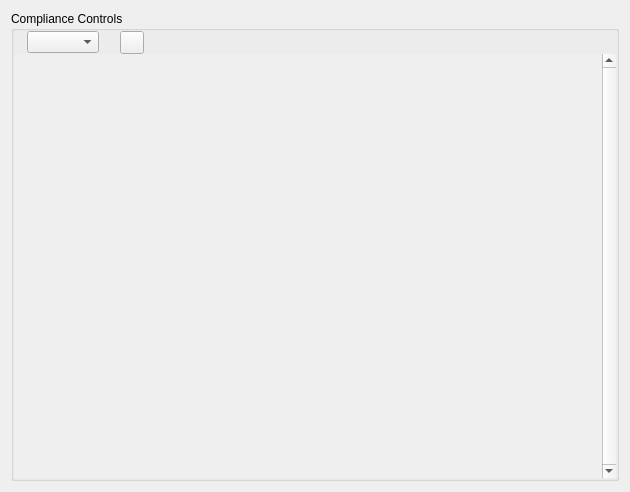
<?xml version="1.0" encoding="UTF-8"?>
<ui version="4.0">
 <class>ComplianceWidget</class>
 <widget class="QWidget" name="ComplianceWidget">
  <property name="geometry">
   <rect>
    <x>0</x>
    <y>0</y>
    <width>630</width>
    <height>492</height>
   </rect>
  </property>
  <property name="windowTitle">
   <string>Compliance</string>
  </property>
  <layout class="QVBoxLayout" name="m_topLevelLayout">
   <item>
    <widget class="QGroupBox" name="m_complianceBox">
     <property name="title">
      <string>Compliance Controls</string>
     </property>
     <layout class="QVBoxLayout" name="m_groupLayout">
      <property name="spacing">
       <number>0</number>
      </property>
      <property name="leftMargin">
       <number>0</number>
      </property>
      <property name="topMargin">
       <number>0</number>
      </property>
      <property name="rightMargin">
       <number>0</number>
      </property>
      <property name="bottomMargin">
       <number>0</number>
      </property>
      <item>
       <widget class="QWidget" name="m_toolbarWidget" native="true">
        <layout class="QHBoxLayout" name="horizontalLayout">
         <property name="leftMargin">
          <number>0</number>
         </property>
         <property name="topMargin">
          <number>0</number>
         </property>
         <property name="rightMargin">
          <number>0</number>
         </property>
         <property name="bottomMargin">
          <number>0</number>
         </property>
         <item>
          <spacer name="m_rightRuleSpacer">
           <property name="orientation">
            <enum>Qt::Horizontal</enum>
           </property>
           <property name="sizeType">
            <enum>QSizePolicy::Fixed</enum>
           </property>
           <property name="sizeHint" stdset="0">
            <size>
             <width>13</width>
             <height>20</height>
            </size>
           </property>
          </spacer>
         </item>
         <item>
          <widget class="QComboBox" name="m_newRuleComboBox">
           <property name="currentText">
            <string/>
           </property>
          </widget>
         </item>
         <item>
          <spacer name="m_leftRuleSpacer">
           <property name="orientation">
            <enum>Qt::Horizontal</enum>
           </property>
           <property name="sizeType">
            <enum>QSizePolicy::Fixed</enum>
           </property>
           <property name="sizeHint" stdset="0">
            <size>
             <width>15</width>
             <height>20</height>
            </size>
           </property>
          </spacer>
         </item>
         <item>
          <widget class="QToolButton" name="m_deleteRuleButton">
           <property name="text">
            <string/>
           </property>
           <property name="icon">
            <iconset resource="../../LegacyResources/LegacyResources.qrc">
             <normaloff>:/icons/delete_small.png</normaloff>:/icons/delete_small.png</iconset>
           </property>
           <property name="shortcut">
            <string>Del</string>
           </property>
          </widget>
         </item>
         <item>
          <spacer name="m_toolbarSpacer">
           <property name="orientation">
            <enum>Qt::Horizontal</enum>
           </property>
           <property name="sizeHint" stdset="0">
            <size>
             <width>40</width>
             <height>20</height>
            </size>
           </property>
          </spacer>
         </item>
        </layout>
       </widget>
      </item>
      <item>
       <widget class="QScrollArea" name="scrollArea">
        <property name="frameShape">
         <enum>QFrame::NoFrame</enum>
        </property>
        <property name="frameShadow">
         <enum>QFrame::Plain</enum>
        </property>
        <property name="verticalScrollBarPolicy">
         <enum>Qt::ScrollBarAlwaysOn</enum>
        </property>
        <property name="horizontalScrollBarPolicy">
         <enum>Qt::ScrollBarAlwaysOff</enum>
        </property>
        <property name="widgetResizable">
         <bool>true</bool>
        </property>
        <widget class="QWidget" name="m_scrollLayout">
         <property name="geometry">
          <rect>
           <x>0</x>
           <y>0</y>
           <width>593</width>
           <height>437</height>
          </rect>
         </property>
         <layout class="QVBoxLayout" name="verticalLayout" stretch="0">
          <property name="leftMargin">
           <number>0</number>
          </property>
          <property name="topMargin">
           <number>0</number>
          </property>
          <property name="rightMargin">
           <number>0</number>
          </property>
          <property name="bottomMargin">
           <number>0</number>
          </property>
          <item>
           <spacer name="m_scrollBottomSpacer">
            <property name="orientation">
             <enum>Qt::Vertical</enum>
            </property>
            <property name="sizeHint" stdset="0">
             <size>
              <width>20</width>
              <height>40</height>
             </size>
            </property>
           </spacer>
          </item>
         </layout>
        </widget>
       </widget>
      </item>
     </layout>
    </widget>
   </item>
  </layout>
 </widget>
 <resources>
  <include location="../../LegacyResources/LegacyResources.qrc"/>
 </resources>
 <connections/>
</ui>
